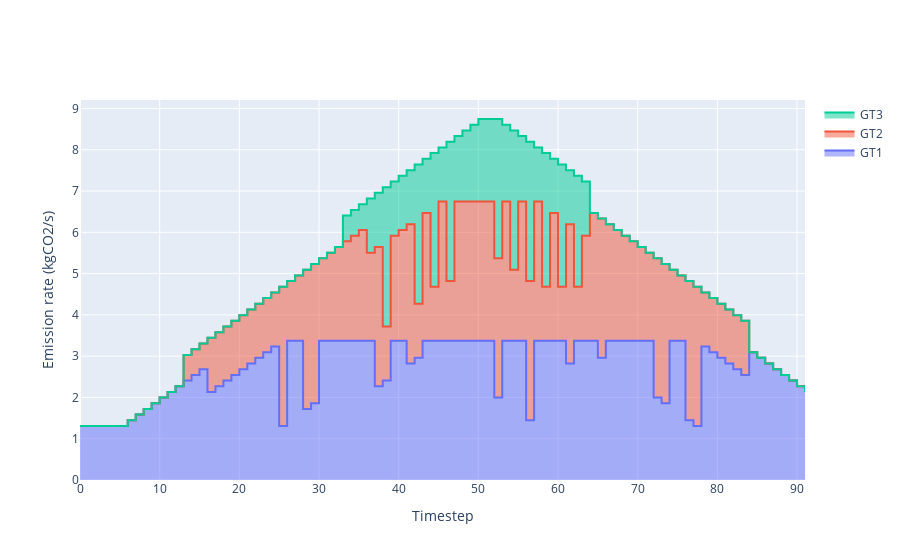

The notebook cell saved with this chart:
### Code cell
#plots.plot_CO2rate(mc)
oogeso.plots.plot_CO2rate_per_dev(mc)
